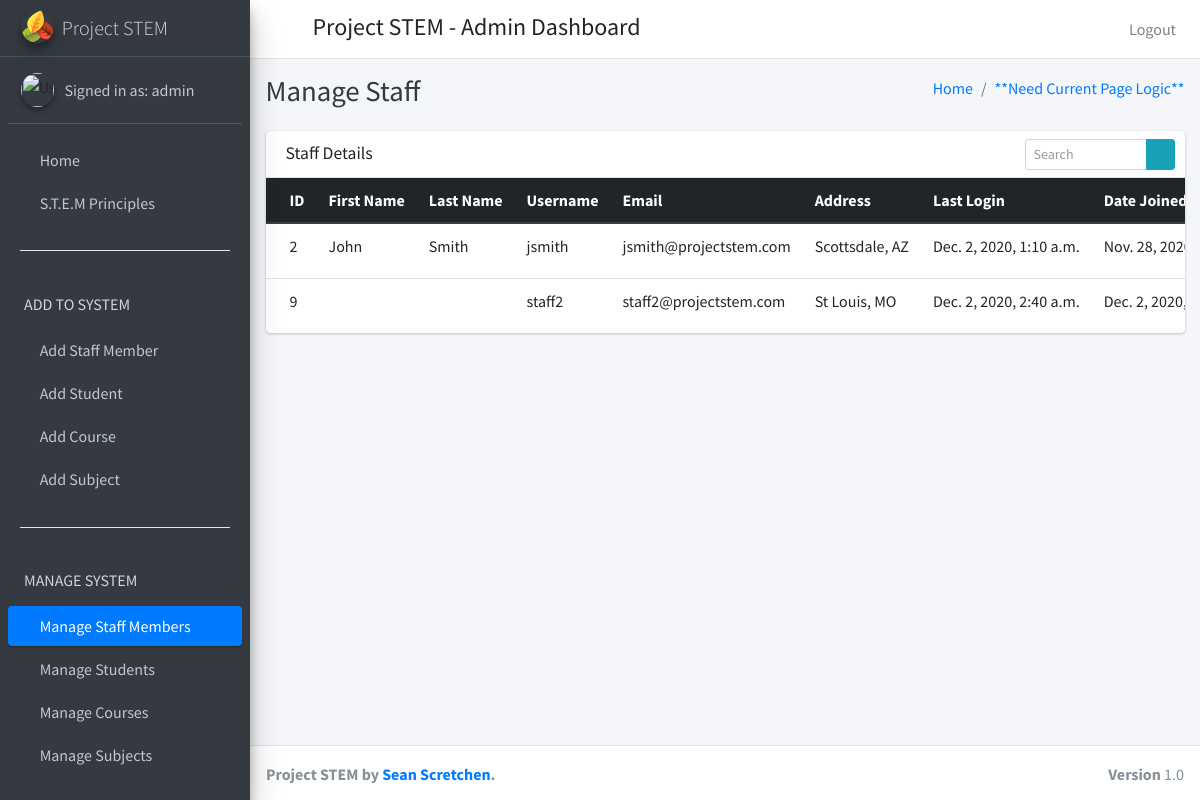
Page /manage_staff (signed in) on the committed database.
### project_stem_app/models.py (models this page shows)
class CustomUser(AbstractUser):
    user_type_data = ((1, "HOD"), (2, "Staff"), (3, "Student"))
    user_type = models.CharField(default=1, choices=user_type_data, max_length=10)

class Staff(models.Model):
    id = models.AutoField(primary_key=True)
    admin = models.OneToOneField(CustomUser, on_delete=models.CASCADE)
    address = models.TextField()
    created_at = models.DateTimeField(auto_now_add=True)
    updated_at = models.DateTimeField(auto_now_add=True)
    objects = models.Manager()
    class Meta:
        verbose_name_plural = 'Staff'

### project_stem_app/admin_views.py (the view)
# urls.py: path('manage_staff', admin_views.manage_staff, name="manage_staff"),
def manage_staff(request):
    staff = Staff.objects.all()
    context = {
        'staff': staff,
    }
    return render(request, 'admin_template/manage_staff.html', context)

### project_stem_app/templates/admin_template/manage_staff.html (shortened to what this page needs)
{% extends 'admin_template/admin_base.html' %}
{% load static %}
{% block page_title %}Manage Staff{% endblock %}
{% block content %}
<section class="content">
  <div class="container-fluid">
    <div class="row">
      <div class="col-12">
        <div class="card">
          <div class="card-header">
            <h3 class="card-title">Staff Details</h3>
            <div class="card-tools">
              <div class="input-group input-group-sm" style="width: 150px;">
                <input type="text" name="table_search" class="form-control float-right" placeholder="Search">
                <div class="input-group-append">
                  <button type="submit" class="btn btn-info"><i class="fas fa-search"></i></button>
                </div>
              </div>
            </div>
          </div>
          <div class="card-body table-responsive p-0">
            <table class="table table-hover text-nowrap">
              <thead class="thead-dark">
                <tr>
                  <th>ID</th>
                  <th>First Name</th>
                  <th>Last Name</th>
                  <th>Username</th>
                  <th>Email</th>
                  <th>Address</th>
                  <th>Last Login</th>
                  <th>Date Joined</th>
                </tr>
              </thead>
              <tbody>
                {% for staff_member in staff %}
                <tr>
                  <td>{{ staff_member.admin.id }}</td>
                  <td>{{ staff_member.admin.first_name }}</td>
                  <td>{{ staff_member.admin.last_name }}</td>
                  <td>{{ staff_member.admin.username }}</td>
                  <td>{{ staff_member.admin.email }}</td>
                  <td>{{ staff_member.address }}</td>
                  <td>{{ staff_member.admin.last_login }}</td>
                  <td>{{ staff_member.admin.date_joined }}</td>
                </tr>
                {% endfor %}
              </tbody>
            </table>
          </div>
        </div>
      </div>
    </div>
  </div>
</section>
{% endblock %}

### project_stem_app/templates/admin_template/sidebar.html (shortened to what this page needs)
{% load static %}
<aside class="main-sidebar sidebar-dark-primary elevation-4">
  <a href="#" class="brand-link">
    <img src="{% static 'dist/img/leaves.svg' %}" alt="Logo" class="brand-image img-circle elevation-3">
    <span class="brand-text font-weight-light">Project STEM</span>
  </a>
  <div class="sidebar">
    <div class="user-panel mt-3 pb-3 mb-3 d-flex">
      <div class="image">
        <img src="#" class="img-circle elevation-2" alt="User Image">
      </div>
      <div class="info">
        <a href="{% url 'admin_profile' %}" class="d-block">Signed in as: {{ user.username }}</a>
      </div>
    </div>
    <nav class="mt-2">
      <ul class="nav nav-pills nav-sidebar flex-column" data-widget="treeview" role="menu" data-accordion="false">
        <li class="nav-item">
          {% url 'admin_home' as admin_home %}
          <a href="{% url 'admin_home' %}"
          class="nav-link {% if request.path == admin_home %} active {% endif  %}">
          <i class="fas fa-home"></i>
          <p>
            Home
          </p>
        </a>
      </li>
      <li class="nav-item">
        <a href="#" class="nav-link">
          <i class="fas fa-atom"></i>
          <p>
            S.T.E.M Principles
          </p>
        </a>
      </li>
      <br>
      <hr style="width:90%;text-align:left;margin-top:0" color="white">
      <li class="nav-header"><h6>ADD TO SYSTEM</h6></li>
      <li class="nav-item">
        {% url 'add_staff' as add_staff %}
        <a href="{% url 'add_staff' %}"
        class="nav-link {% if request.path == add_staff %} active {% endif  %}">
        <i class="fas fa-chalkboard-teacher"></i>
        <p>
          Add Staff Member
        </p>
      </a>
    </li>
    <li class="nav-item">
      {% url 'add_student' as add_student %}
      <a href="{% url 'add_student' %}"
      class="nav-link {% if request.path == add_student %} active {% endif  %}">
      <i class="fas fa-book-reader"></i>
      <p>
        Add Student
      </p>
    </a>
  </li>
  <li class="nav-item">
    {% url 'add_course' as add_course %}
    <a href="{% url 'add_course' %}"
    class="nav-link {% if request.path == add_course %} active {% endif  %}">
    <i class="fas fa-school"></i>
    <p>
      Add Course
    </p>
  </a>
</li>
<li class="nav-item">
  {% url 'add_subject' as add_subject %}
  <a href="{% url 'add_subject' %}"
  class="nav-link {% if request.path == add_subject %} active {% endif  %}">
  <i class="fas fa-square-root-alt"></i>
  <p>
    Add Subject
  </p>
</a>
</li>
<br>
<hr style="width:90%;text-align:left;margin-top:0" color="white">
<li class="nav-header"><h6>MANAGE SYSTEM</h6></li>
<li class="nav-item">
  {% url 'manage_staff' as manage_staff %}
  {% url 'edit_staff' staff_id=id as edit_staff %}
  <a href="{% url 'manage_staff' %}"
  class="nav-link
  {% if request.path == manage_staff %} active {% endif  %}
  {% if request.path == edit_staff %} active {% endif  %}">
  <i class="fas fa-chalkboard-teacher"></i>
  <p>
    Manage Staff Members
  </p>
</a>
</li>
<li class="nav-item">
  {% url 'manage_students' as manage_students %}
  {% url 'edit_student' student_id=id as edit_student %}
  <a href="{% url 'manage_students' %}"
  class="nav-link
  {% if request.path == edit_student %} active {% endif  %}">
  <i class="fas fa-book-reader"></i>
  <p>
    Manage Students
  </p>
</a>
</li>
<li class="nav-item">
  {% url 'manage_courses' as manage_courses %}
  {% url 'edit_course' course_id=id as edit_course %}
  <a href="{% url 'manage_courses' %}"
  class="nav-link
  {% if request.path == edit_course %} active {% endif  %}">
  <i class="fas fa-school"></i>
  <p>
    Manage Courses
  </p>
</a>
</li>
<li class="nav-item">
  {% url 'manage_subjects' as manage_subjects %}
  {% url 'edit_subject' subject_id=id as edit_subject %}
  <a href="{% url 'manage_subjects'  %}"
  class="nav-link
  {% if request.path == edit_subject %} active {% endif  %}">
  <i class="fas fa-square-root-alt"></i>
  <p>
    Manage Subjects
  </p>
</a>
</li>
<li class="nav-item">
  {% url 'manage_session' as manage_session %}
  <a href="{% url 'manage_session'  %}"
  class="nav-link
  {% if request.path == manage_session %} active {% endif  %}">
  <i class="fas fa-calendar"></i>
  <p>
  </p>
</a>
</li>
<br>
<br>
<br>
<br>
</ul>
</nav>
</div>
</aside>

### rows in the picture
CustomUser: username "admin"
Staff: admin.id "2", admin.first_name "John", admin.last_name "Smith", admin.username "jsmith", admin.email "jsmith@projectstem.com", address "Scottsdale, AZ", admin.last_login "Dec. 2, 2020, 1:10 a.m.", admin.date_joined "Nov. 28,…"
Staff: admin.id "9", admin.username "staff2", admin.email "staff2@projectstem.com", address "St Louis, MO", admin.last_login "Dec. 2, 2020, 2:40 a.m.", admin.date_joined "Dec. 2,…"
